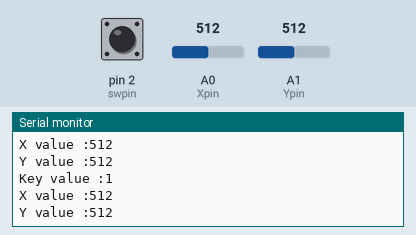
Simulated run of this sketch. Board: Arduino Uno, built with avr-gcc and run on an emulated ATmega328P. Parts: the last lines printed to the serial monitor. Inputs (shaded band) come from the test bench; at power-on: A0 (Xpin) = 512, A1 (Ypin) = 512, pin 2 (swpin) HIGH.

Above: at 1.3 s.
1.4 s: A0 (Xpin) set to 716
At 1.82 s:
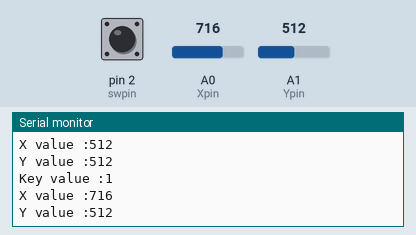
2.9 s: A1 (Ypin) set to 716
At 3.33 s:
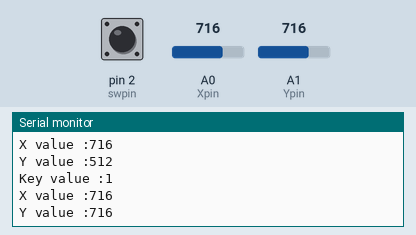
4.4 s: pin 2 (swpin) pulled LOW for 0.6 s
6.5 s: A0 (Xpin) set to 900
At 6.83 s:
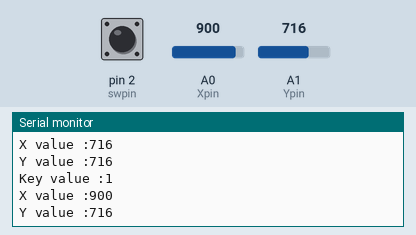
8.0 s: A1 (Ypin) set to 900
At 8.33 s:
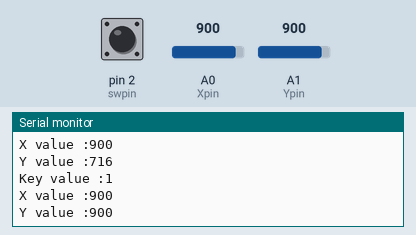
Timing chart, 0 to 10.5 s (numbered marks = the images above; inputs shaded):
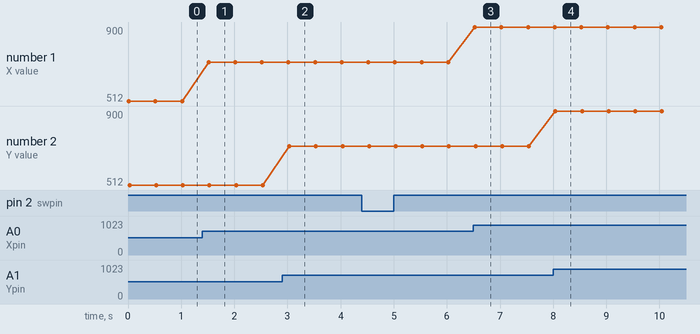

The sketch:

joystick.ino
```cpp
int swpin=2;
int Xpin=0;
int Ypin=1;
void setup() {
  // put your setup code here, to run once:
  pinMode(swpin,INPUT_PULLUP);
  Serial.begin(9600);
}

void loop() {
  // put your main code here, to run repeatedly:
  Serial.print("Key value :");
  Serial.println(digitalRead(2));
  Serial.print("X value :");
  Serial.println(analogRead(Xpin));
  Serial.print("Y value :");
  Serial.println(analogRead(Ypin));
  delay(500);

}
```

Measured:
- after the input at 1.4 s, the serial monitor: prints a new line after 0.12 s (image 1)
- after the input at 2.9 s, the serial monitor: prints a new line after 0.13 s (image 2)
- after the input at 6.5 s, the serial monitor: prints a new line at once (image 3)
- after the input at 8.0 s, the serial monitor: prints a new line at once (image 4)
- plotted number 1: 512 → 716 after the input at 1.4 s, 716 → 900 after the input at 6.5 s
